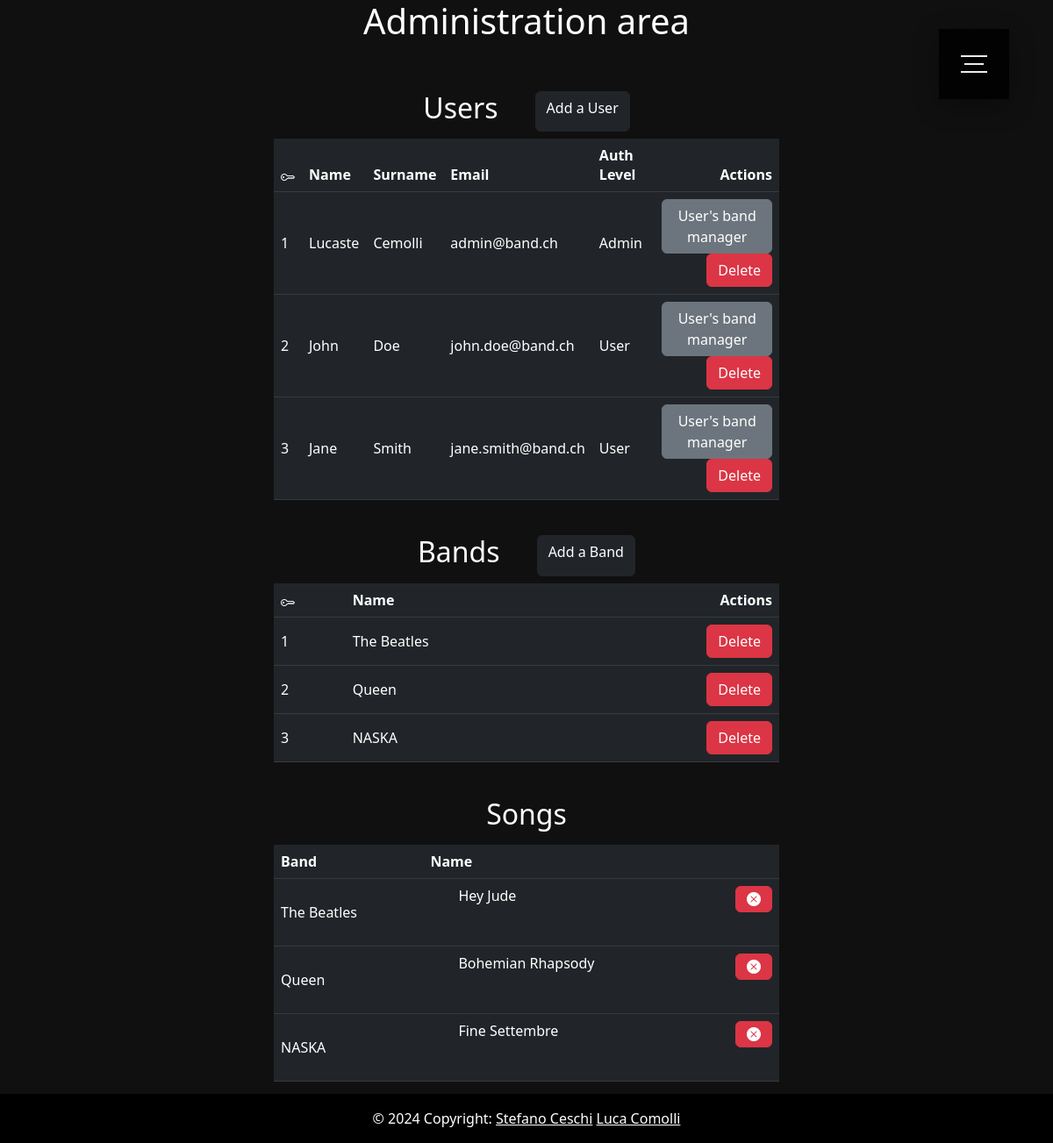
The app's page /administration (signed in) with its own data.
### tables this page shows
create table user(
                     id int primary key auto_increment,
                     name varchar(100) not null,
                     surname varchar(100) not null,
                     email varchar(100) not null,
                     authLevel tinyint(1) default 0,
                     password char(64) not null
);

create table band(
                     id int primary key auto_increment,
                     name varchar(100) not null
);

create table song (
                      id int primary key auto_increment,
                      title varchar(500) not null,
                      author varchar(500) not null,
                      year int not null,
                      description longtext not null,
                      audio varchar(500),
                      video varchar(500),
                      cover varchar(500),
                      album varchar(500) not null,
                      text longtext not null,
                      bpm int default 100,
                      genre varchar(500) not null,
                      type varchar(500) not null,
                      instruments text not null,
                      notes longtext,
                      bandId int,
                      foreign key(bandId) references band(id) ON DELETE CASCADE
);

### application/models/User.php (called while the page is built, shortened)
<?php
class User
{
    private $id;
    private $name;
    private $surname;
    private $email;
    private $isAdmin;
    public function __construct($id, $name, $surname, $email, $isAdmin)
    {
        $this->id = $id;
        $this->name = $name;
        $this->surname = $surname;
        $this->email = $email;
        $this->isAdmin = $isAdmin;
    }
    public function getId()
    {
        return $this->id;
    }
    public function getName()
    {
        return $this->name;
    }
    public function getSurname()
    {
        return $this->surname;
    }
    public function getEmail()
    {
        return $this->email;
    }
    public function getIsAdmin()
    {
        return $this->isAdmin;
    }
}

### index.php (called while the page is built, shortened)
<?php
require "application/libs/application.php";
$app = new Application();

### application/models/UserMapper.php (called while the page is built, shortened)
<?php
require_once './application/models/User.php';
class UserMapper
{
    public static function getAll(){
        $conn = new DatabaseConnection();
        $query = "SELECT * FROM user";
        $stmt = $conn->prepare($query);
        $stmt->execute();
        $users = array();
        while ($res = $stmt->fetch()){
            $users[] = new User($res['id'], $res['name'], $res['surname'], $res['email'], $res['authLevel']);
        }
        return $users;
    }
}

### application/models/BandMapper.php (called while the page is built, shortened)
<?php
require_once "./application/models/Band.php";
require_once "./application/models/SongMapper.php";
require_once "./application/models/User.php";
require_once "./application/models/UserMapper.php";
class BandMapper
{
    public static function getAll(){
        $conn = new DatabaseConnection();
        $bands = array();
        $query = "SELECT * FROM band";
        $stmt = $conn->prepare($query);
        $stmt->execute();
        while ($res = $stmt->fetch()){
            $bands[] = new Band($res['id'], $res['name']);
        }
        return $bands;
    }
}

### application/models/SongMapper.php (called while the page is built, shortened)
<?php
require_once './application/models/User.php';
require_once './application/models/Band.php';
require_once './application/models/BandMapper.php';
class SongMapper
{
    public static function getAllMapped(){
        $conn = new DatabaseConnection();
        $songs = array();
        $bands = BandMapper::getAll();
        foreach ($bands as $band){
            $query = "SELECT * from song WHERE bandId = :bid";
            $stmt = $conn->prepare($query);
            $bid = $band->getId();
            $stmt->bindParam(':bid', $bid, PDO::PARAM_INT);
            $stmt->execute();
            while ($res = $stmt->fetch()){
                $song = new Song($res['id'], $res['title'], $res['author'], $res['year'], $res['description'],
                    $res['audio'], $res['video'], $res['cover'], $res['album'], $res['text'], $res['bpm'], $res['genre'],
                    $res['type'], $res['instruments'], $res['notes'], $res['bandId']);
                $songs[$bid][] = $song;
            }
        }
        return $songs;
    }
}

### application/models/Band.php (called while the page is built, shortened)
<?php
class Band
{
    private $id;
    private $name;
    public function __construct($id, $name)
    {
        $this->id = $id;
        $this->name = $name;
    }
    public function getId()
    {
        return $this->id;
    }
    public function getName()
    {
        return $this->name;
    }
}

### application/models/Song.php (called while the page is built, shortened)
<?php
class Song
{
    private $id,
        $title,
        $author,
        $year,
        $description,
        $audio,
        $video,
        $image,
        $album,
        $text,
        $bpm,
        $genre,
        $type,
        $instruments,
        $notes,
        $bandId;
    public function __construct($id, $title, $author, $year, $description, $audio, $video, $image, $album, $text, $bpm, $genre, $type, $instruments, $notes, $bandId)
    {
        $this->id = $id;
        $this->title = $title;
    }
    public function getId()
    {
        return $this->id;
    }
    public function getTitle()
    {
        return $this->title;
    }
}

### application/views/admin/admin.php (the view, shortened to what this page needs)
<div class="container w-50 m-auto">
    <h1 class="text-center">Administration area</h1>
    <br>
    <br>
    <div class="d-flex justify-content-center mb-2">
        <h2 class="text-center">Users</h2>
        <pre>     </pre>
        <a href="<?php echo URL . 'administration/add/' . ADD_USER?>" class="btn btn-dark">Add a User</a>
    </div>
    <table class="table table-dark align-middle">
        <thead>
            <tr>
                <th scope="col"><i class="bi bi-key"></i></th>
                <th scope="col">Name</th>
                <th scope="col">Surname</th>
                <th scope="col">Email</th>
                <th scope="col">Auth Level</th>
                <th scope="col" style="text-align: right">Actions</th>
            </tr>
        </thead>
        <tbody>
            <?php foreach ($users as $user): ?>
                <tr>
                    <td><?php echo $user->getId() ?></td>
                    <td><?php echo $user->getName() ?></td>
                    <td><?php echo $user->getSurname() ?></td>
                    <td><?php echo $user->getEmail() ?></td>
                    <td><?php echo $user->getIsAdmin() == 1 ? 'Admin' : 'User' ?></td>
                    <td style="text-align: right">
                        <a href="<?php echo URL . 'administration/userBands/' . $user->getId()?>" class="btn btn-secondary">User's band manager</a>
                        <a href="<?php echo URL . 'administration/delete/' . DELETE_USER . '/' . $user->getId()?>" class="btn btn-danger">Delete</a>
                    </td>
                </tr>
            <?php endforeach; ?>
        </tbody>
    </table>
    <br>
    <div class="d-flex justify-content-center mb-2">
        <h2 class="text-center">Bands</h2>
        <pre>     </pre>
        <a href="<?php echo URL . 'administration/add/' . ADD_BAND?>" class="btn btn-dark">Add a Band</a>
    </div>
    <table class="table table-dark align-middle">
        <thead>
        <tr>
            <th scope="col"><i class="bi bi-key"></i></th>
            <th scope="col">Name</th>
            <th scope="col" style="text-align: right">Actions</th>
        </tr>
        </thead>
        <tbody>
        <?php foreach ($bands as $band): ?>
            <tr>
                <td><?php echo $band->getId() ?></td>
                <td><?php echo $band->getName() ?></td>
                <td style="text-align: right">
                    <a href="<?php echo URL . 'administration/delete/' . DELETE_BAND . '/' . $band->getId()?>" class="btn btn-danger">Delete</a>
                </td>
            </tr>
        <?php endforeach; ?>
        </tbody>
    </table>
    <br>
    <div class="d-flex justify-content-center mb-2">
        <h2 class="text-center">Songs</h2>
    </div>
    <table class="table table-dark align-middle">
        <thead>
        <tr>
            <th scope="col">Band</th>
            <th scope="col">Name</th>
        </tr>
        </thead>
        <tbody>
        <?php if($bands != null): ?>
            <?php foreach ($bands as $band): ?>
                <tr>
                    <td><?php echo $band->getName() ?></td>
                    <td>
                        <ul>
                            <?php if(array_key_exists($band->getId(), $songs)): ?>
                                <?php foreach($songs[$band->getId()] as $song): ?>
                                    <li style="list-style-type: none">
                                        <?php echo $song->getTitle()?>
                                        <a href="<?php echo URL . 'administration/delete/' . DELETE_SONG . '/' . $song->getId()?>" class="btn btn-danger float-end"><i class="bi bi-x-circle-fill"></i></a>
                                    </li>
                                    <br>
                                <?php endforeach; ?>
                            <?php endif; ?>
                        </ul>
                    </td>
                </tr>
            <?php endforeach; ?>
        <?php endif; ?>
        </tbody>
    </table>
</div>

### application/libs/application.php (shortened to what this page needs)
<?php
class Application{
    private $url_controller = null;
    private $url_action = null;
    private $url_parameter_1 = null;
    private $url_parameter_2 = null;
    private $url_parameter_3 = null;
    public function __construct(){
        if(file_exists("./application/controller/" . $this->url_controller . ".php")){
            $this->url_controller = new $this->url_controller();
            if(method_exists($this->url_controller, $this->url_action)){
                if(isset($this->url_parameter_3)){
                    $this->url_controller->{$this->url_action}($this->url_parameter_1, $this->url_parameter_2, $this->url_parameter_3);
                }elseif(isset($this->url_parameter_2)){
                    $this->url_controller->{$this->url_action}($this->url_parameter_1, $this->url_parameter_2);
                }elseif(isset($this->url_parameter_1)){
                    $this->url_controller->{$this->url_action}($this->url_parameter_1);
                }else{
                    $this->url_controller->{$this->url_action}();
                }
            }else{
                $this->url_controller->index();
            }
        }else{
            require "./application/controller/home.php";
            $home = new Home();
            $home->index();
        }
    }
    private function splitUrl(){
        if(isset($_GET['url'])){
            $url = rtrim($_GET['url'], '/');
            $url = filter_var($url, FILTER_SANITIZE_URL);
            $url = explode('/', $url);
            $this->url_controller = ($url[0] ?? null);
            $this->url_action = ($url[1] ?? null);
            $this->url_parameter_1 = ($url[2] ?? null);
            $this->url_parameter_2 = ($url[3] ?? null);
            $this->url_parameter_3 = ($url[4] ?? null);
        }
    }
}

### application/controller/administration.php (shortened to what this page needs)
<?php
require_once './application/models/User.php';
require_once './application/models/Song.php';
require_once './application/models/Band.php';
require_once './application/models/UserMapper.php';
require_once './application/models/BandMapper.php';
require_once './application/models/SongMapper.php';
class administration
{
    public function index($msg = ""){
        if($_SESSION[S_USER]->getIsAdmin() == 1){
            $users = UserMapper::getAll();
            $bands = BandMapper::getAll();
            $songs = SongMapper::getAllMapped();
            require './application/views/templates/head.php';
            require './application/views/admin/admin.php';
            require './application/views/templates/footer.php';
        }else{
            require './application/views/templates/head.php';
            require './application/views/errors/error403.php';
            require './application/views/templates/footer.php';
        }
    }
}

### application/views/templates/head.php (shortened to what this page needs)
<head>
    <link rel="stylesheet" href="<?php echo URL ?>application/libs/bootstrap-5.2.3-dist/css/bootstrap.css">
    <link rel="stylesheet" href="<?php echo URL ?>application/libs/bootstrap-icons-1.10.3/bootstrap-icons.css">
    <link rel="stylesheet" href="<?php echo URL ?>application/libs/styles/login.css">
    <link rel="stylesheet" href="<?php echo URL ?>application/libs/styles/nav.css">
    <link rel="stylesheet" href="<?php echo URL ?>application/libs/styles/serchbar.css">
    <link rel="stylesheet" href="<?php echo URL ?>application/libs/styles/custom.css">
</head>
<body>
<div class="content">
    <?php if(isset($_SESSION[S_IS_LOGGED]) && $_SESSION[S_IS_LOGGED]): ?>
        <label for="menu-icon" class="d-print-none"></label>
        <nav class="nav d-print-none">
            <ul class="pt-5">
            </ul>
        </nav>
    <?php endif; ?>

### application/views/templates/footer.php
</div>
<footer class="bg-light text-center text-lg-start fixed-bottom d-print-none">
    <div class="text-center p-3" style="background-color: rgb(0,0,0); color: white">
        © <?php echo date("Y"); ?>
        Copyright:
        <a style="color: white" href="https://samtinfo.ch/i20cesste/">Stefano Ceschi</a>
        <a style="color: white" href="https://lucacomolli.ch">Luca Comolli</a>
    </div>
</footer>
</body>

### application/libs/styles/nav.css (style rules this page uses)
.content { margin-bottom: 70px; }
.menu-icon:checked + label, .menu-icon:not(:checked) + label { position: fixed; top: 63px; right: 75px; display: block; width: 30px; height: 30px; padding: 0; margin: 0; cursor: pointer; z-index: 10; }
.menu-icon:checked + label:before, .menu-icon:not(:checked) + label:before { position: absolute; content: ''; display: block; width: 30px; height: 20px; z-index: 20; top: 0; left: 0; border-top: 2px solid #ececee; border-bottom: 2px solid #ececee; transition: border-width 100ms 1500ms ease, top 100ms 1600ms cubic-bezier(0.23, 1, 0.32, 1), height 100ms 1600ms cubic-bezier(0.23, 1, 0.32, 1), background-color 200ms ease, transform 200ms cubic-bezier(0.23, 1, 0.32, 1); }
.menu-icon:checked + label:after, .menu-icon:not(:checked) + label:after { position: absolute; content: ''; display: block; width: 22px; height: 2px; z-index: 20; top: 10px; right: 4px; background-color: #ececee; margin-top: -1px; transition: width 100ms 1750ms ease, right 100ms 1750ms ease, margin-top 100ms ease, transform 200ms cubic-bezier(0.23, 1, 0.32, 1); }
.nav { position: fixed; top: 33px; right: 50px; display: block; width: 80px; height: 80px; padding: 0; margin: 0; z-index: 9; overflow: hidden; box-shadow: 0 8px 30px 0 rgba(0,0,0,0.3); background-color: rgba(0, 0, 0, 0.85); backdrop-filter: blur(10px); -webkit-backdrop-filter: blur(10px); animation: border-transform 7s linear infinite; transition: top 350ms 0s cubic-bezier(0.23, 1, 0.32, 1), right 350ms 0s cubic-bezier(0.23, 1, 0.32, 1), transform 250ms 0s ease, width 650ms 0s cubic-bezier(0.23, 1, 0.32, 1), height 650ms 0s cubic-bezier(0.23, 1, 0.32, 1); transition-delay: 500ms; }
.nav ul { position: absolute; top: 50%; left: 0; display: block; width: 100%; padding: 0; margin: 0; z-index: 6; text-align: center; transform: translateY(-50%); list-style: none; }

### application/libs/styles/custom.css (style rules this page uses)
body { background-color: #101010; color: white; }

### records on screen
user: id "1", name "Lucaste", surname "Cemolli", email "admin@band.ch", authLevel "Admin"
user: id "2", name "John", surname "Doe", email "john.doe@band.ch", authLevel "User"
user: id "3", name "Jane", surname "Smith", email "jane.smith@band.ch", authLevel "User"
band: id "1", name "The Beatles"
band: id "2", name "Queen"
band: id "3", name "NASKA"
song: title "Hey Jude"
song: title "Bohemian Rhapsody"
song: title "Fine Settembre"
